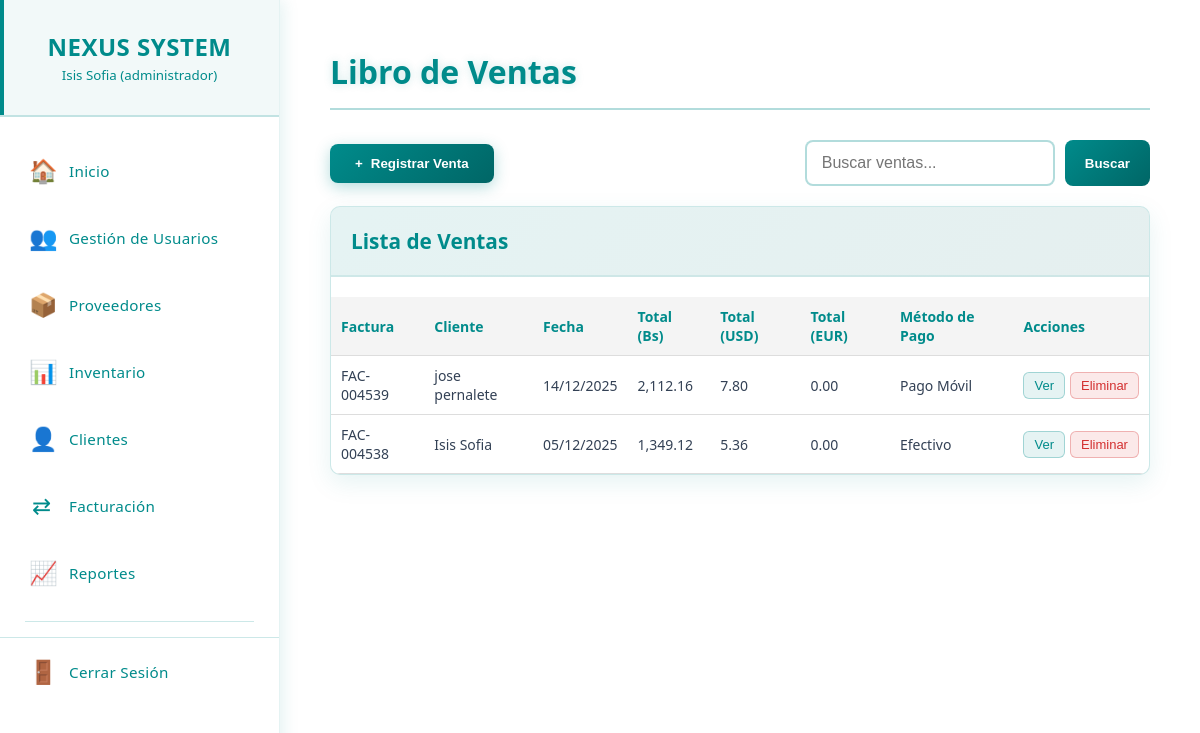
The app's page /venta.php (signed in), older data.
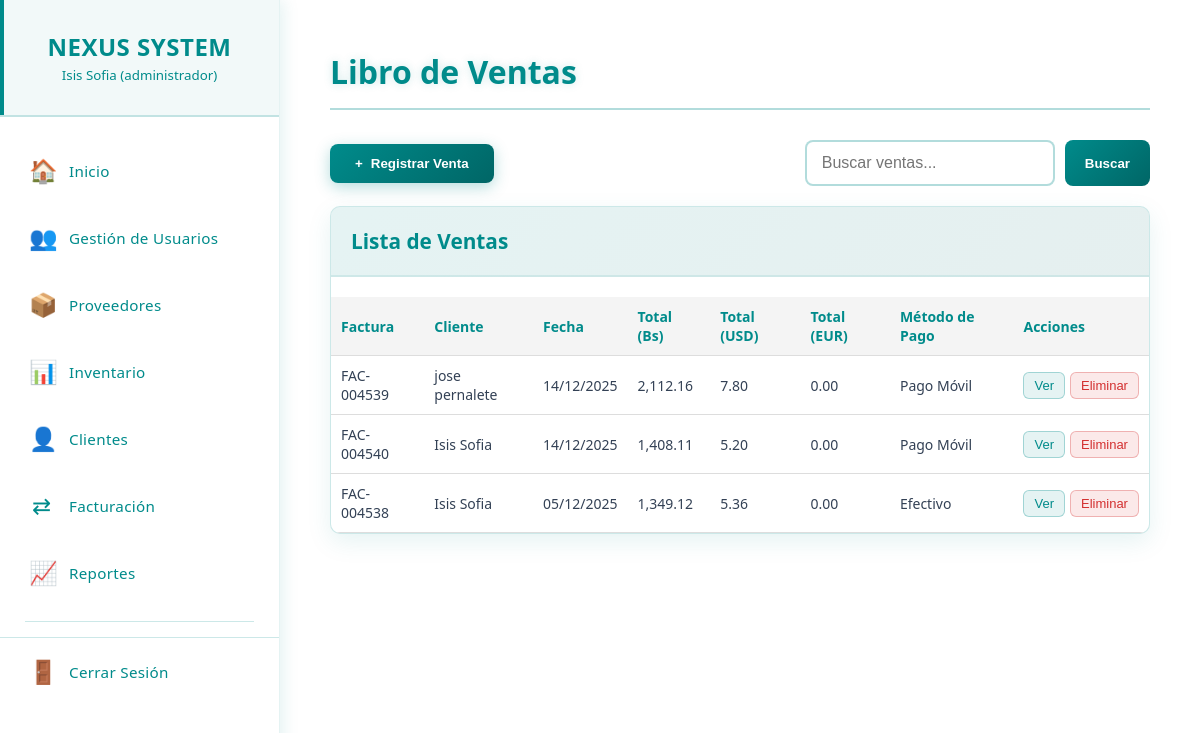
The same page, newer data.
### tables this page shows
CREATE TABLE `ventas` (
  `id_venta` int(11) NOT NULL,
  `cliente` varchar(100) DEFAULT NULL,
  `fecha` date DEFAULT NULL,
  `metodo_pago` varchar(50) DEFAULT NULL,
  `total_bs` decimal(12,2) DEFAULT 0.00,
  `id_cliente` int(11) DEFAULT NULL,
  `total_usd` decimal(12,2) DEFAULT 0.00,
  `total_eur` decimal(12,2) DEFAULT NULL,
  `tasa_usd` decimal(12,4) DEFAULT 0.0000,
  `tasa_eur` decimal(12,4) DEFAULT 0.0000,
  `nro_factura` varchar(20) DEFAULT NULL
);

### venta.php (the view, shortened to what this page needs)
<?php
require_once 'menu.php';
?>
<!DOCTYPE html>
<html lang="es">
<head>
  <link rel="stylesheet" href="css/ventas.css">
</head>
<body>
<main class="main-content">
  <div class="content-wrapper">
    <div class="page-header">
      <h1 class="page-title">Libro de Ventas</h1>
    </div>
    <div class="controls-container">
      <button class="btn-agregar" onclick="abrirModalVenta()">
        <span>+</span> Registrar Venta
      </button>
      <div class="filtros-container">
          <div class="search-container">
            <input type="text" name="busqueda" class="search-input" placeholder="Buscar ventas...">
            <button type="submit" class="btn-buscar">Buscar</button>
          </div>
      </div>
    </div>
    <div class="users-table">
  <div class="table-header">
    <h3>Lista de Ventas</h3>
  </div>
  <div class="table-container">
    <table>
      <thead>
  <tr>
    <th>Factura</th>
    <th>Cliente</th>
    <th>Fecha</th>
    <th>Total (Bs)</th>
    <th>Total (USD)</th>
    <th>Total (EUR)</th>
    <th>Método de Pago</th>
    <th>Acciones</th>
  </tr>
</thead>
<tbody>
  <?php
$sql = "SELECT * FROM ventas WHERE 1=1";
$params = [];
$sql .= " ORDER BY fecha DESC";
$stmt = $pdo->prepare($sql);
$stmt->execute($params);
  while ($venta = $stmt->fetch(PDO::FETCH_ASSOC)):
  ?>
  <tr>
  <td><?= htmlspecialchars($venta['nro_factura']) ?></td>
  <td><?= htmlspecialchars($venta['cliente']) ?></td>
  <td><?= date('d/m/Y', strtotime($venta['fecha'])) ?></td>
  <td><?= number_format($venta['total_bs'], 2) ?></td>
  <td><?= number_format($venta['total_usd'], 2) ?></td>
  <td><?= number_format($venta['total_eur'], 2) ?></td>
  <td><?= htmlspecialchars($venta['metodo_pago']) ?></td>
  <td>
    <div class="acciones-container">
      <button class="btn-action btn-editar">Ver</button>
      <button class="btn-action btn-eliminar">Eliminar</button>
    </div>
  </td>
</tr>
<?php endwhile; ?>
</tbody>
    </table>
  </div>
</div>
</div>
</div>
</body>
</html>

Row changes from the older to the newer data that the page shows:
added ventas: nro_factura "FAC-004540", cliente "Isis Sofia", fecha "14/12/2025", total_bs "1,408.11", total_usd "5.20", total_eur "0.00", metodo_pago "Pago Móvil"
